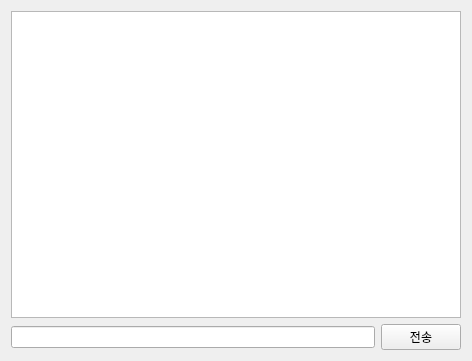
<?xml version="1.0" encoding="UTF-8"?>
<ui version="4.0">
 <class>Widget</class>
 <widget class="QWidget" name="Widget">
  <property name="geometry">
   <rect>
    <x>0</x>
    <y>0</y>
    <width>472</width>
    <height>361</height>
   </rect>
  </property>
  <property name="windowTitle">
   <string>Widget</string>
  </property>
  <layout class="QVBoxLayout" name="verticalLayout">
   <item>
    <layout class="QHBoxLayout" name="horizontalLayout">
     <item>
      <widget class="QTextEdit" name="roomTextEdit"/>
     </item>
    </layout>
   </item>
   <item>
    <layout class="QHBoxLayout" name="horizontalLayout_2">
     <item>
      <widget class="QLineEdit" name="sayLineEdit"/>
     </item>
     <item>
      <widget class="QPushButton" name="sayButton">
       <property name="text">
        <string>전송</string>
       </property>
      </widget>
     </item>
    </layout>
   </item>
  </layout>
 </widget>
 <layoutdefault spacing="6" margin="11"/>
 <resources/>
 <connections/>
</ui>
